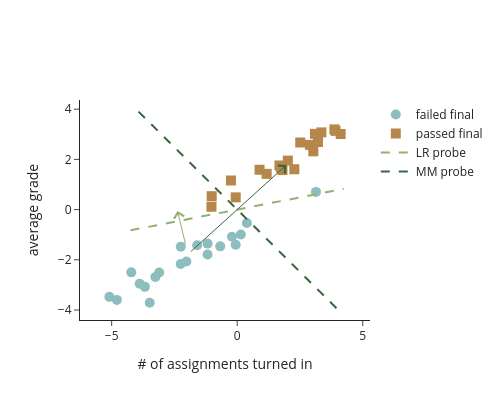

The notebook cell this image was saved under:
### Code cell
fig.add_annotation(
    ax=mean_low[0],  # x-coordinate of the arrow's head
    ay=mean_low[1] + 0.2,  # y-coordinate of the arrow's head
    x=mean_high[0], # x-coordinate of the arrow's tail
    y=mean_high[1] - 0.2, # y-coordinate of the arrow's tail
    xref='x', yref='y', # Reference coordinates to the plot's x and y axes
    axref='x', ayref='y',
    showarrow=True,
    arrowhead=4, # Style of the arrowhead (e.g., 1, 2, 3, 4, 5)
    arrowsize=2,
    arrowwidth=1,
    arrowcolor="#3a653a",
)

fig.show()
